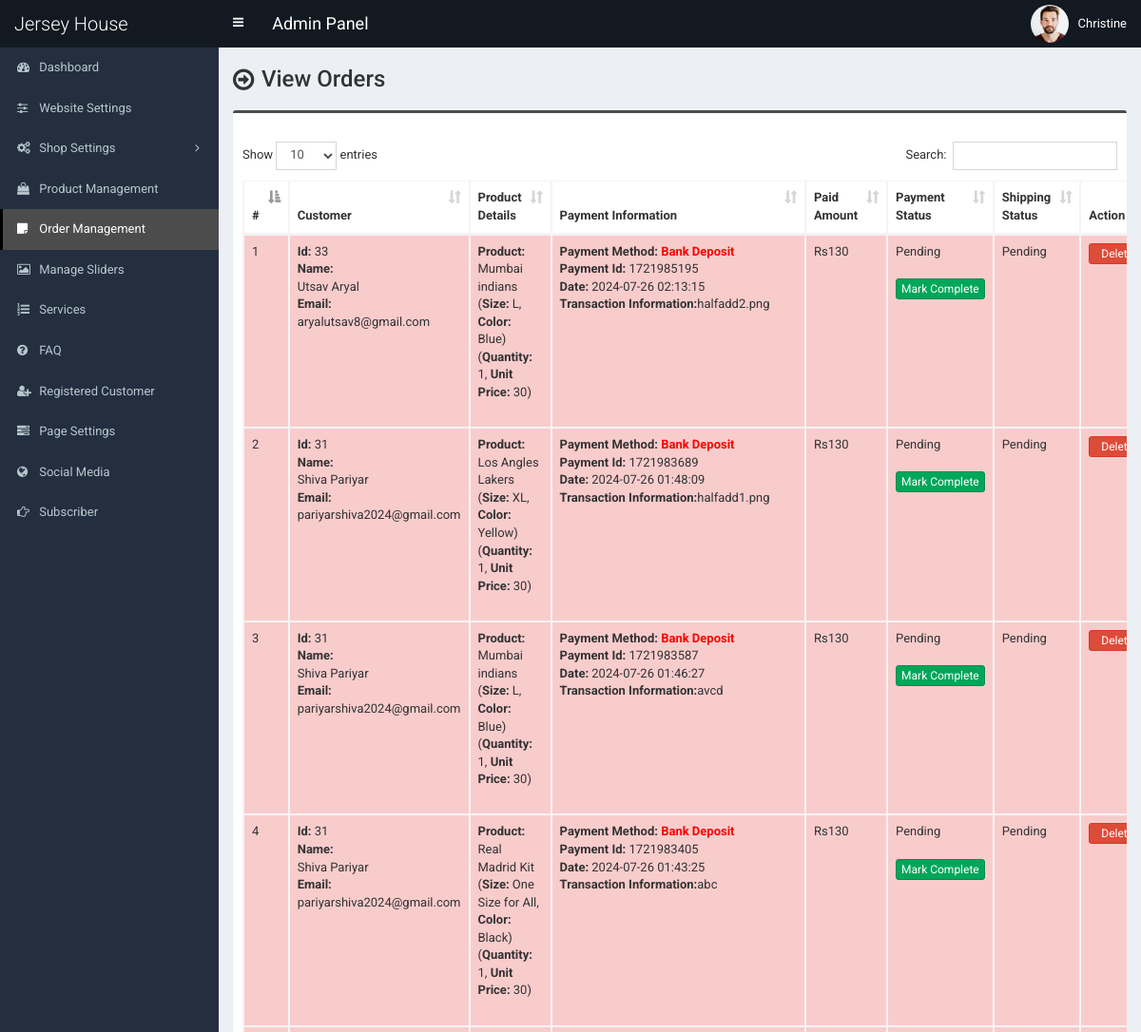
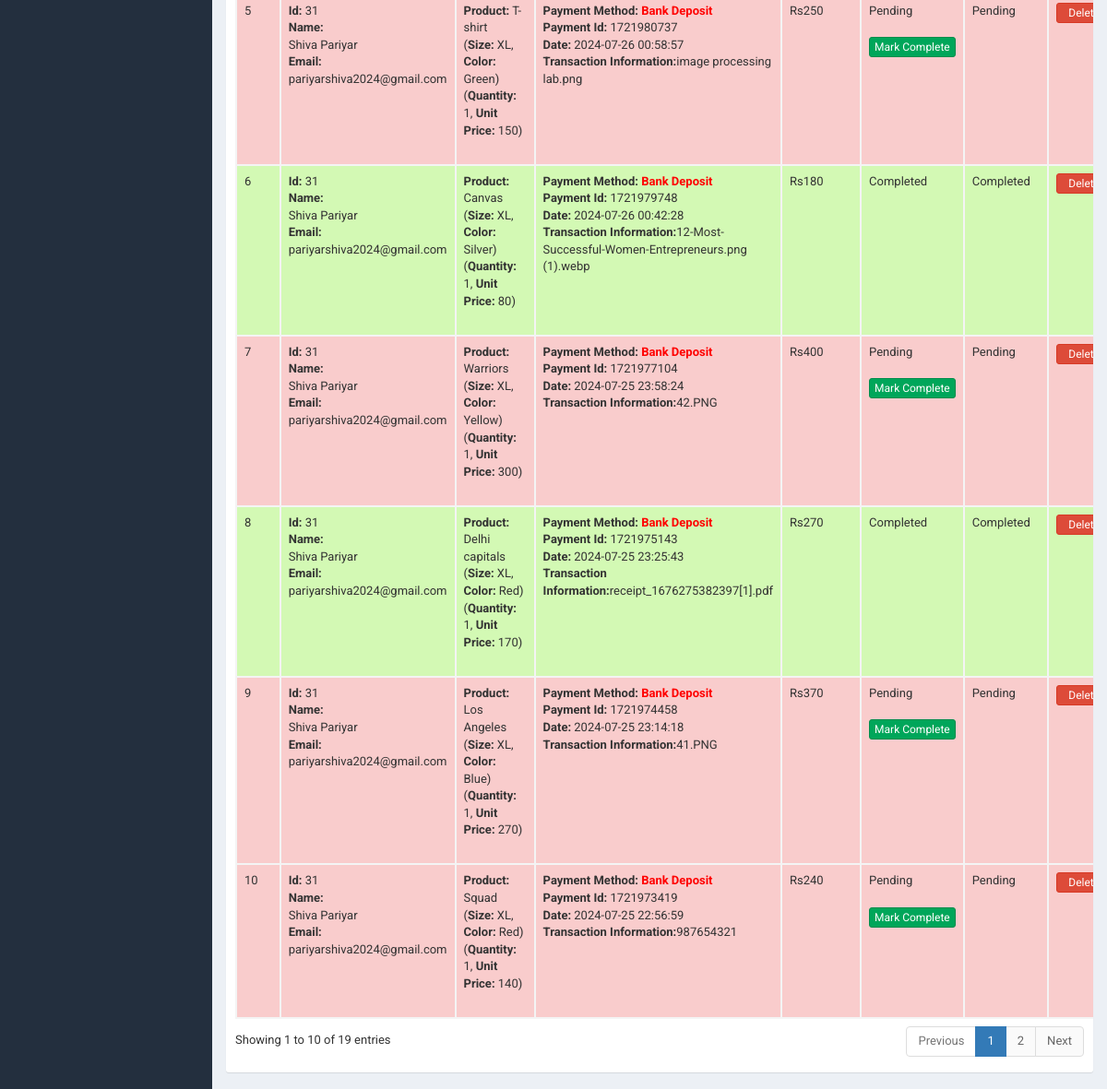
The page /admin/order.php (signed in) on the database its author committed (2 pictures, top to bottom).
### tables this page shows
CREATE TABLE `tbl_payment` (
  `id` int(11) NOT NULL,
  `customer_id` int(11) NOT NULL,
  `customer_name` varchar(255) NOT NULL,
  `customer_email` varchar(255) NOT NULL,
  `payment_date` varchar(50) NOT NULL,
  `txnid` varchar(255) NOT NULL,
  `paid_amount` int(11) NOT NULL,
  `card_number` varchar(50) NOT NULL,
  `card_cvv` varchar(10) NOT NULL,
  `card_month` varchar(10) NOT NULL,
  `card_year` varchar(10) NOT NULL,
  `bank_transaction_info` char(255) NOT NULL,
  `payment_method` varchar(20) NOT NULL,
  `payment_status` varchar(25) NOT NULL,
  `shipping_status` varchar(20) NOT NULL,
  `payment_id` varchar(255) NOT NULL
);

CREATE TABLE `tbl_order` (
  `id` int(11) NOT NULL,
  `product_id` int(11) NOT NULL,
  `product_name` varchar(255) NOT NULL,
  `size` varchar(100) NOT NULL,
  `color` varchar(100) NOT NULL,
  `quantity` varchar(50) NOT NULL,
  `unit_price` varchar(50) NOT NULL,
  `payment_id` varchar(255) NOT NULL
);

### admin/order.php (the view, shortened to what this page needs)
<?php require_once('header.php'); ?>
<section class="content-header">
	<div class="content-header-left">
		<h1>View Orders</h1>
	</div>
</section>
<section class="content">
  <div class="row">
    <div class="col-md-12">
      <div class="box box-info">
        <div class="box-body table-responsive">
          <table id="example1" class="table table-bordered table-hover table-striped">
			<thead>
			    <tr>
			        <th>#</th>
                    <th>Customer</th>
			        <th>Product Details</th>
                    <th>
                    	Payment Information
                    </th>
                    <th>Paid Amount</th>
                    <th>Payment Status</th>
                    <th>Shipping Status</th>
			        <th>Action</th>
			    </tr>
			</thead>
            <tbody>
            	<?php
            	$i=0;
            	$statement = $pdo->prepare("SELECT * FROM tbl_payment ORDER by id DESC");
            	$statement->execute();
            	$result = $statement->fetchAll(PDO::FETCH_ASSOC);
            	foreach ($result as $row) {
            		$i++;
            		?>
					<tr class="<?php if($row['payment_status']=='Pending'){echo 'bg-r';}else{echo 'bg-g';} ?>">
	                    <td><?php echo $i; ?></td>
	                    <td>
                            <b>Id:</b> <?php echo $row['customer_id']; ?><br>
                            <b>Name:</b><br> <?php echo $row['customer_name']; ?><br>
                            <b>Email:</b><br> <?php echo $row['customer_email']; ?><br><br>
                        </td>
                        <td>
                           <?php
                           $statement1 = $pdo->prepare("SELECT * FROM tbl_order WHERE payment_id=?");
                           $statement1->execute(array($row['payment_id']));
                           $result1 = $statement1->fetchAll(PDO::FETCH_ASSOC);
                           foreach ($result1 as $row1) {
                                echo '<b>Product:</b> '.$row1['product_name'];
                                echo '<br>(<b>Size:</b> '.$row1['size'];
                                echo ', <b>Color:</b> '.$row1['color'].')';
                                echo '<br>(<b>Quantity:</b> '.$row1['quantity'];
                                echo ', <b>Unit Price:</b> '.$row1['unit_price'].')';
                                echo '<br><br>';
                           }
                           ?>
                        </td>
                        <td>
                        	<?php if($row['payment_method'] == 'PayPal'): ?>
                        		<b>Payment Method:</b> <?php echo '<span style="color:red;"><b>'.$row['payment_method'].'</b></span>'; ?><br>
                        		<b>Payment Id:</b> <?php echo $row['payment_id']; ?><br>
                        		<b>Date:</b> <?php echo $row['payment_date']; ?><br>
                        		<b>Transaction Id:</b> <?php echo $row['txnid']; ?><br>
                        	<?php elseif($row['payment_method'] == 'Bank Deposit'): ?>
                        		<b>Payment Method:</b> <?php echo '<span style="color:red;"><b>'.$row['payment_method'].'</b></span>'; ?><br>
                        		<b>Payment Id:</b> <?php echo $row['payment_id']; ?><br>
								<b>Date:</b> <?php echo $row['payment_date']; ?><br>
                        		<b>Transaction Information:</b><?php echo $row['bank_transaction_info']; ?><br>
                                <div class="col-sm-4" style="padding-top:4px;">
							</div>
                                <?php endif; ?>
                        </td>
                        <td>Rs<?php echo $row['paid_amount']; ?></td>
                        <td>
                            <?php echo $row['payment_status']; ?>
                            <br><br>
                            <?php
                                if($row['payment_status']=='Pending'){
                                    ?>
                                    <a href="order-change-status.php?id=<?php echo $row['id']; ?>&task=Completed" class="btn btn-success btn-xs" style="width:100%;margin-bottom:4px;">Mark Complete</a>
                                    <?php
                                }
                            ?>
                        </td>
                        <td>
                            <?php echo $row['shipping_status']; ?>
                            <br><br>
                        </td>
	                    <td>
                            <a href="#" class="btn btn-danger btn-xs" data-href="order-delete.php?id=<?php echo $row['id']; ?>" data-toggle="modal" data-target="#confirm-delete" style="width:100%;">Delete</a>
	                    </td>
	                </tr>
            		<?php
            	}
            	?>
            </tbody>
          </table>
        </div>
      </div>
</section>
<?php require_once('footer.php'); ?>

### admin/style.css (style rules this page uses)
body { font-size: 13px; font-family: "Roboto", sans-serif; }
.content-header > h1, .content-header .content-header-left h1 { font-family: "Roboto", sans-serif; }
.box-info { padding-top: 20px; }
.content-header { overflow: hidden; }
.content-header .content-header-left { float: left; padding-top: 5px; }
.content-header .content-header-left h1 { margin-top: 0; margin-bottom: 0; padding-left: 30px; padding-bottom: 5px; font-size: 24px; position: relative; }
.content-header .content-header-left h1:before { position: absolute; top: 0; left: 0; font-family: "FontAwesome", sans-serif; font-size: 26px; content: "\f18e"; }
.box.box-info { border-top-color: #4c4c4c; }
.bg-g { background: #d3f9b4 !important; }
.bg-r { background: #f9cccc !important; }

### rows shown on the page
tbl_payment: customer "33", customer_name "Utsav Aryal", customer_email "aryalutsav8@gmail.com", payment_method "Bank Deposit", payment "1721985195", payment_date "2024-07-26 02:13:15", bank_transaction_info "halfadd2.png", paid_amount "130", payment_status "Pending", shipping_status "Pending"
tbl_order: product_name "Mumbai indians", size "L", color "Blue", quantity "1", unit_price "30"
tbl_payment: customer "31", customer_name "Shiva Pariyar", customer_email "pariyarshiva2024@gmail.com", payment_method "Bank Deposit", payment "1721983689", payment_date "2024-07-26 01:48:09", bank_transaction_info "halfadd1.png", paid_amount "130", payment_status "Pending", shipping_status "Pending"
tbl_order: product_name "Los Angles Lakers", size "XL", color "Yellow", quantity "1", unit_price "30"
tbl_payment: customer "31", customer_name "Shiva Pariyar", customer_email "pariyarshiva2024@gmail.com", payment_method "Bank Deposit", payment "1721983587", payment_date "2024-07-26 01:46:27", bank_transaction_info "avcd", paid_amount "130", payment_status "Pending", shipping_status "Pending"
tbl_order: product_name "Mumbai indians", size "L", color "Blue", quantity "1", unit_price "30"
tbl_payment: customer "31", customer_name "Shiva Pariyar", customer_email "pariyarshiva2024@gmail.com", payment_method "Bank Deposit", payment "1721983405", payment_date "2024-07-26 01:43:25", bank_transaction_info "abc", paid_amount "130", payment_status "Pending", shipping_status "Pending"
tbl_order: product_name "Real Madrid Kit", size "One Size for All", color "Black", quantity "1", unit_price "30"
tbl_payment: customer "31", customer_name "Shiva Pariyar", customer_email "pariyarshiva2024@gmail.com", payment_method "Bank Deposit", payment "1721980737", payment_date "2024-07-26 00:58:57", bank_transaction_info "image processing lab.png", paid_amount "250", payment_status "Pending", shipping_status "Pending"
tbl_order: product_name "T-shirt", size "XL", color "Green", quantity "1", unit_price "150"
tbl_payment: customer "31", customer_name "Shiva Pariyar", customer_email "pariyarshiva2024@gmail.com", payment_method "Bank Deposit", payment "1721979748", payment_date "2024-07-26 00:42:28", bank_transaction_info "12-Most-Successful-Women-Entrepreneurs.png (1).webp", paid_amount "180", payment_status "Completed", shipping_status "Completed"
tbl_order: product_name "Canvas", size "XL", color "Silver", quantity "1", unit_price "80"
tbl_payment: customer "31", customer_name "Shiva Pariyar", customer_email "pariyarshiva2024@gmail.com", payment_method "Bank Deposit", payment "1721977104", payment_date "2024-07-25 23:58:24", bank_transaction_info "42.PNG", paid_amount "400", payment_status "Pending", shipping_status "Pending"
tbl_order: product_name "Warriors", size "XL", color "Yellow", quantity "1", unit_price "300"
tbl_payment: customer "31", customer_name "Shiva Pariyar", customer_email "pariyarshiva2024@gmail.com", payment_method "Bank Deposit", payment "1721975143", payment_date "2024-07-25 23:25:43", bank_transaction_info "receipt_1676275382397[1].pdf", paid_amount "270", payment_status "Completed", shipping_status "Completed"
tbl_order: product_name "Delhi capitals", size "XL", color "Red", quantity "1", unit_price "170"
tbl_payment: customer "31", customer_name "Shiva Pariyar", customer_email "pariyarshiva2024@gmail.com", payment_method "Bank Deposit", payment "1721974458", payment_date "2024-07-25 23:14:18", bank_transaction_info "41.PNG", paid_amount "370", payment_status "Pending", shipping_status "Pending"
tbl_order: product_name "Los Angeles", size "XL", color "Blue", quantity "1", unit_price "270"
tbl_payment: customer "31", customer_name "Shiva Pariyar", customer_email "pariyarshiva2024@gmail.com", payment_method "Bank Deposit", payment "1721973419", payment_date "2024-07-25 22:56:59", bank_transaction_info "987654321", paid_amount "240", payment_status "Pending", shipping_status "Pending"
tbl_order: product_name "Squad", size "XL", color "Red", quantity "1", unit_price "140"

### other values the page prints
$_SESSION['user']['full_name'] "Christine"
